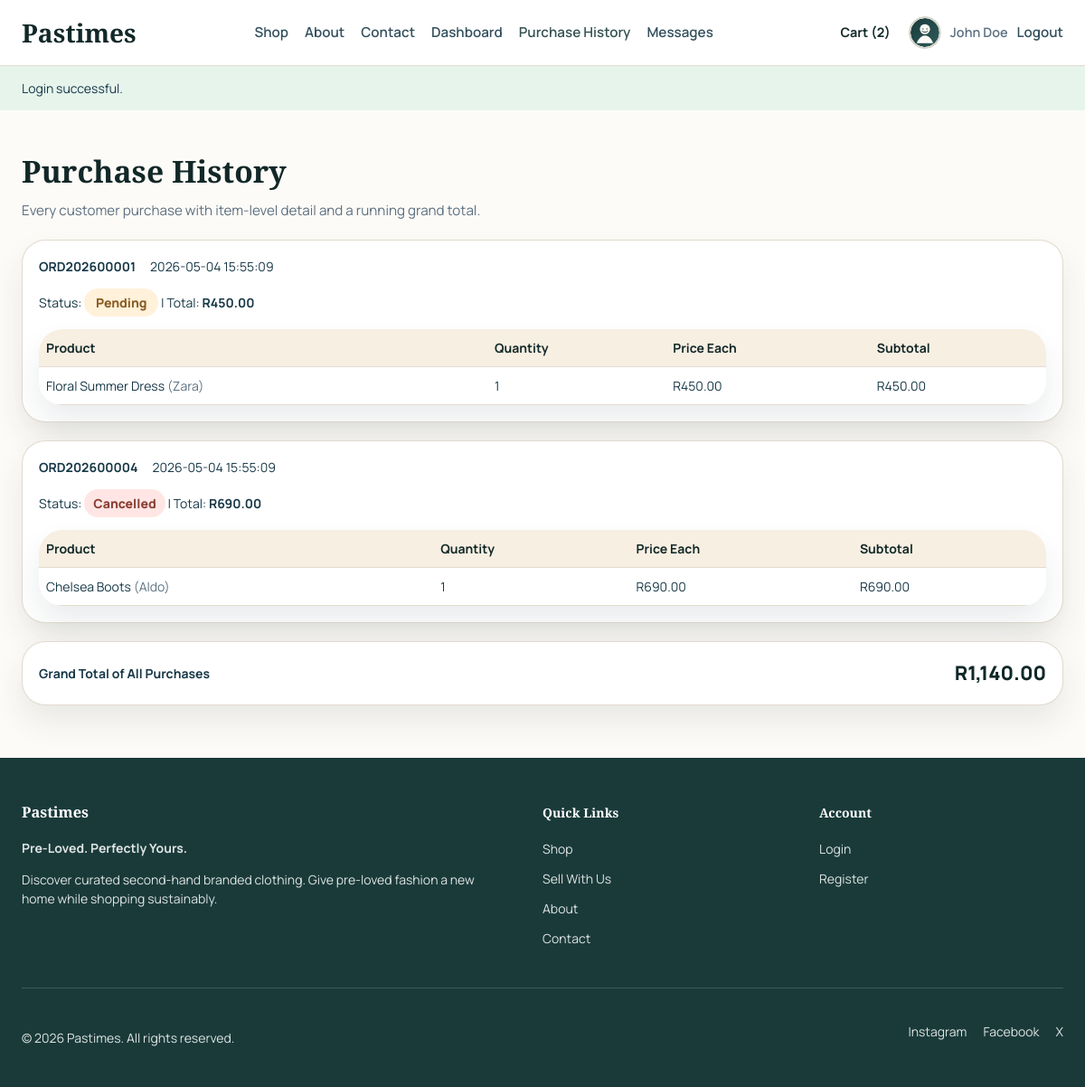
/purchase-history.php (signed in), run on the app's committed database.
### tables this page shows
CREATE TABLE IF NOT EXISTS `tbluser` (
  `user_id` int(11) NOT NULL AUTO_INCREMENT,
  `full_name` varchar(120) NOT NULL,
  `first_name` varchar(60) NOT NULL,
  `last_name` varchar(60) NOT NULL,
  `username` varchar(60) NOT NULL,
  `email` varchar(120) NOT NULL,
  `password_hash` varchar(255) NOT NULL,
  `phone_number` varchar(20) DEFAULT NULL,
  `profile_image_path` varchar(255) DEFAULT NULL,
  `role` enum('customer','seller','admin') NOT NULL DEFAULT 'customer',
  `customer_status` enum('pending','verified','rejected') NOT NULL DEFAULT 'pending',
  `seller_status` enum('none','pending','approved','rejected') NOT NULL DEFAULT 'none',
  `is_active` tinyint(1) NOT NULL DEFAULT 1,
  `created_at` timestamp NOT NULL DEFAULT current_timestamp(),
  `updated_at` timestamp NOT NULL DEFAULT current_timestamp() ON UPDATE current_timestamp(),
  PRIMARY KEY (`user_id`),
  UNIQUE KEY `username` (`username`),
  UNIQUE KEY `email` (`email`)
);

CREATE TABLE IF NOT EXISTS `tblorder` (
  `order_id` int(11) NOT NULL AUTO_INCREMENT,
  `user_id` int(11) NOT NULL,
  `address_id` int(11) NOT NULL,
  `order_total` decimal(10,2) NOT NULL,
  `order_reference` varchar(20) DEFAULT NULL,
  `session_reference` varchar(20) DEFAULT NULL,
  `status` enum('pending','dispatched','delivered','cancelled') NOT NULL DEFAULT 'pending',
  `created_at` timestamp NOT NULL DEFAULT current_timestamp(),
  `updated_at` timestamp NOT NULL DEFAULT current_timestamp() ON UPDATE current_timestamp(),
  PRIMARY KEY (`order_id`),
  KEY `fk_order_user` (`user_id`),
  KEY `fk_order_address` (`address_id`)
);

CREATE TABLE IF NOT EXISTS `tblorderitem` (
  `item_id` int(11) NOT NULL AUTO_INCREMENT,
  `order_id` int(11) NOT NULL,
  `clothes_id` int(11) NOT NULL,
  `quantity` int(11) NOT NULL DEFAULT 1,
  `price_each` decimal(10,2) NOT NULL,
  PRIMARY KEY (`item_id`),
  KEY `fk_order_item_order` (`order_id`),
  KEY `fk_order_item_clothes` (`clothes_id`)
);

CREATE TABLE IF NOT EXISTS `tblclothes` (
  `clothes_id` int(11) NOT NULL AUTO_INCREMENT,
  `seller_id` int(11) DEFAULT NULL,
  `title` varchar(120) NOT NULL,
  `brand` varchar(60) NOT NULL,
  `category` varchar(60) NOT NULL,
  `gender` varchar(30) NOT NULL,
  `size_label` varchar(20) NOT NULL,
  `condition_rating` tinyint(4) NOT NULL,
  `sell_price` decimal(10,2) NOT NULL,
  `description` text NOT NULL,
  `image_path` varchar(255) NOT NULL,
  `inventory_quantity` int(11) NOT NULL DEFAULT 1,
  `status` enum('pending','approved','sold','rejected') NOT NULL DEFAULT 'approved',
  `created_at` timestamp NOT NULL DEFAULT current_timestamp(),
  `updated_at` timestamp NOT NULL DEFAULT current_timestamp() ON UPDATE current_timestamp(),
  PRIMARY KEY (`clothes_id`),
  KEY `fk_clothes_seller` (`seller_id`)
);

### includes/Marketplace.php (called while the page is built, shortened)
<?php
final class Cart
{
    public static function getSessionCart(): array
    {
        $scopeKey = self::cartScopeKey();
        if ($_SESSION['cart_buckets'][$scopeKey] === []) {
            self::loadDatabaseCartIfNeeded();
        }
        return $_SESSION['cart_buckets'][$scopeKey];
    }
    public static function getCartCount(): int
    {
        return array_sum(self::getSessionCart());
    }
    private static function loadDatabaseCartIfNeeded(): void
    {
        $user = current_user();
        $scopeKey = self::cartScopeKey((int) $user['user_id']);
        try {
            $rows = db_all('SELECT clothes_id, quantity FROM tblCartItem WHERE user_id = ? ORDER BY cart_id ASC', 'i', [(int) $user['user_id']]);
            $cart = [];
            foreach ($rows as $row) {
                $cart[(int) $row['clothes_id']] = (int) $row['quantity'];
            }
        } catch (Throwable $exception) {
        }
    }
    private static function saveSessionCart(array $cart, ?string $scopeKey = null): void
    {
        $scopeKey = $scopeKey ?? self::cartScopeKey();
        foreach ($cart as $productId => $quantity) {
            $productId = (int) $productId;
            $quantity = (int) $quantity;
        }
    }
    private static function cartScopeKey(?int $userId = null): string
    {
        if ($userId === null) {
            $currentUser = current_user();
            $userId = (int) ($currentUser['user_id'] ?? 0);
        }
        return $userId > 0 ? 'user_' . $userId : 'guest';
    }
}

### purchase-history.php (the view, shortened to what this page needs)
<?php
$user = require_user_login();
$orders = db_all(
    'SELECT * FROM tblOrder WHERE user_id = ? ORDER BY created_at DESC',
    'i',
    [(int) $user['user_id']]
);
$grandTotal = 0.0;
foreach ($orders as $order) {
    $grandTotal += (float) $order['order_total'];
}
require_once __DIR__ . '/includes/header.php';
?>
<section class="section section-tight">
    <div class="container page-title-block">
        <div>
            <h1>Purchase History</h1>
            <p>Every customer purchase with item-level detail and a running grand total.</p>
        </div>
    </div>
    <div class="container purchase-history">
        <?php if ($orders): ?>
            <?php foreach ($orders as $order): ?>
                <?php $items = db_all('SELECT oi.*, c.title, c.brand FROM tblOrderItem oi JOIN tblClothes c ON c.clothes_id = oi.clothes_id WHERE oi.order_id = ?', 'i', [(int) $order['order_id']]); ?>
                <article class="dashboard-card">
                    <div class="message-header">
                        <strong><?= e($order['order_reference'] ?: generate_order_reference_number((int) $order['order_id'])); ?></strong>
                        <span><?= e($order['created_at']); ?></span>
                    </div>
                    <p>
                        Status: <?= status_badge($order['status']); ?>
                        | Total: <strong><?= e(format_price((float) $order['order_total'])); ?></strong>
                    </p>
                    <table class="info-table">
                        <thead>
                        <tr><th>Product</th><th>Quantity</th><th>Price Each</th><th>Subtotal</th></tr>
                        </thead>
                        <tbody>
                        <?php foreach ($items as $item): ?>
                            <tr>
                                <td><?= e($item['title']); ?> <span class="muted">(<?= e($item['brand']); ?>)</span></td>
                                <td><?= e((string) $item['quantity']); ?></td>
                                <td><?= e(format_price((float) $item['price_each'])); ?></td>
                                <td><?= e(format_price((float) $item['price_each'] * (int) $item['quantity'])); ?></td>
                            </tr>
                        <?php endforeach; ?>
                        </tbody>
                    </table>
                </article>
            <?php endforeach; ?>
            <div class="dashboard-card purchase-total">
                <strong>Grand Total of All Purchases</strong>
                <span><?= e(format_price($grandTotal)); ?></span>
            </div>
        <?php else: ?>
            <div class="empty-state">No purchases found yet.</div>
        <?php endif; ?>
    </div>
</section>
<?php require_once __DIR__ . '/includes/footer.php'; ?>

### includes/header.php (shortened to what this page needs)
<?php
$user = current_user();
$admin = current_admin();
$flash = get_flash();
$currentPath = basename(parse_url($_SERVER['REQUEST_URI'] ?? '', PHP_URL_PATH) ?: '');
$stylesVersion = @filemtime(__DIR__ . '/../css/styles.css') ?: time();
?>
<!DOCTYPE html>
<html lang="en">
<head>
    <link rel="stylesheet" href="<?= e(app_url('css/styles.css?v=' . $stylesVersion)); ?>">
</head>
<body>
<header class="site-header">
    <div class="container nav-shell">
        <a class="brand-mark" href="<?= e(app_url('index.php')); ?>">Pastimes</a>
        <nav class="site-nav">
            <a class="nav-link<?= $currentPath === 'shop.php' ? ' is-active' : ''; ?>" href="<?= e(app_url('shop.php')); ?>">Shop</a>
            <a class="nav-link<?= $currentPath === 'about.php' ? ' is-active' : ''; ?>" href="<?= e(app_url('about.php')); ?>">About</a>
            <a class="nav-link<?= $currentPath === 'contact.php' ? ' is-active' : ''; ?>" href="<?= e(app_url('contact.php')); ?>">Contact</a>
            <?php if ($user): ?>
                <a class="nav-link<?= $currentPath === 'dashboard.php' ? ' is-active' : ''; ?>" href="<?= e(app_url('dashboard.php')); ?>">Dashboard</a>
                <a class="nav-link<?= $currentPath === 'purchase-history.php' ? ' is-active' : ''; ?>" href="<?= e(app_url('purchase-history.php')); ?>">Purchase History</a>
                <a class="nav-link<?= $currentPath === 'messages.php' ? ' is-active' : ''; ?>" href="<?= e(app_url('messages.php')); ?>">Messages</a>
            <?php endif; ?>
        </nav>
        <div class="nav-actions">
            <a class="cart-link" href="<?= e(app_url('cart.php')); ?>">Cart (<?= e((string) cart_count()); ?>)</a>
            <?php if ($admin): ?>
                <a class="button button-dark button-small admin-top-button" href="<?= e(app_url('admin/index.php')); ?>">Admin Panel</a>
                <a class="button button-light button-small header-action-button" href="<?= e(app_url('admin/messages.php')); ?>">Admin Messages</a>
                <span class="nav-user">Admin <?= e($admin['full_name']); ?></span>
                <a class="nav-link" href="<?= e(app_url('logout.php?scope=admin')); ?>">Logout</a>
            <?php elseif ($user): ?>
                <span class="nav-user nav-user-with-avatar">
                    <span class="nav-avatar-frame">
                        <img class="nav-avatar" src="<?= e(app_url(user_avatar_path($user))); ?>" alt="<?= e($user['full_name']); ?> profile picture">
                    </span>
                    <span><?= e($user['full_name']); ?></span>
                </span>
                <a class="nav-link" href="<?= e(app_url('logout.php')); ?>">Logout</a>
            <?php endif; ?>
        </div>
    </div>
</header>
<?php if ($flash): ?>
    <div class="flash flash-<?= e($flash['type']); ?>">
        <div class="container">
            <?= e($flash['message']); ?>
        </div>
    </div>
<?php endif; ?>
<main class="page-shell">

### includes/functions.php (shortened to what this page needs)
<?php
function app_url(string $path = ''): string
{
    $suffix = ltrim($path, '/');
    $base = defined('APP_URL_BASE') ? APP_URL_BASE : '';
    return $suffix === '' ? ($base ?: '/') : ($base . '/' . $suffix);
}
function e(?string $value): string
{
    return htmlspecialchars((string) $value, ENT_QUOTES, 'UTF-8');
}
function get_flash(): ?array
{
    $flash = $_SESSION['flash'];
    return $flash;
}
function db(): mysqli
{
    static $connection = null;
    if ($connection instanceof mysqli) {
        return $connection;
    }
    $connection = getDBConnection(true);
    return $connection;
}
function bind_params(mysqli_stmt $statement, string $types, array &$params): void
{
    $bindParams = [$types];
    foreach ($params as $key => &$value) {
        $bindParams[] = &$value;
    }
    call_user_func_array([$statement, 'bind_param'], $bindParams);
}
function db_one(string $sql, string $types = '', array $params = []): ?array
{
    $statement = db()->prepare($sql);
    if ($types !== '' && $params !== []) {
        bind_params($statement, $types, $params);
    }
    $statement->execute();
    $result = $statement->get_result();
    $row = $result ? $result->fetch_assoc() : null;
    return $row ?: null;
}
function db_all(string $sql, string $types = '', array $params = []): array
{
    $statement = db()->prepare($sql);
    if ($types !== '' && $params !== []) {
        bind_params($statement, $types, $params);
    }
    $statement->execute();
    $result = $statement->get_result();
    $rows = $result ? $result->fetch_all(MYSQLI_ASSOC) : [];
    return $rows;
}
function current_user(): ?array
{
    return db_one('SELECT * FROM tblUser WHERE user_id = ?', 'i', [(int) $_SESSION['user_id']]);
}
function current_admin(): ?array
{
    if (!isset($_SESSION['admin_id'])) {
        return null;
    }
    return db_one('SELECT * FROM tblAdmin WHERE admin_id = ?', 'i', [(int) $_SESSION['admin_id']]);
}
function require_user_login(): array
{
    $user = current_user();
    return $user;
}
function cart_count(): int
{
    return Cart::getCartCount();
}
function status_badge(string $status): string
{
    $safe = strtolower($status);
    return '<span class="badge badge-' . e($safe) . '">' . e(ucfirst($status)) . '</span>';
}
function format_price(float $value): string
{
    return 'R' . number_format($value, 2, '.', ',');
}
function user_avatar_path(array $user): string
{
    $imagePath = str_replace('\\', '/', trim((string) ($user['profile_image_path'] ?? '')));
    return 'assets/images/uploads/default-avatar.svg';
}
function generate_order_reference_number(int $orderId): string
{
    return sprintf('ORD%s%05d', date('Y'), $orderId);
}

### data on the page
tbluser: full_name "John Doe"
tblorder: order_reference+order_id "ORD202600001", created_at "2026-05-04 15:55:09", status "Pending", order_total "R450.00"
tblorderitem: clothes.title "Floral Summer Dress", clothes.brand "Zara", quantity "1", price_each "R450.00", format_price((float) $item['price_each'] * (int) $item['quantity']) "R450.00"
tblorder: order_reference+order_id "ORD202600004", created_at "2026-05-04 15:55:09", status "Cancelled", order_total "R690.00"
tblorderitem: clothes.title "Chelsea Boots", clothes.brand "Aldo", quantity "1", price_each "R690.00", format_price((float) $item['price_each'] * (int) $item['quantity']) "R690.00"

### other printed values
cart_count() "2"
$flash['message'] "Login successful."
format_price($grandTotal) "R1,140.00"
